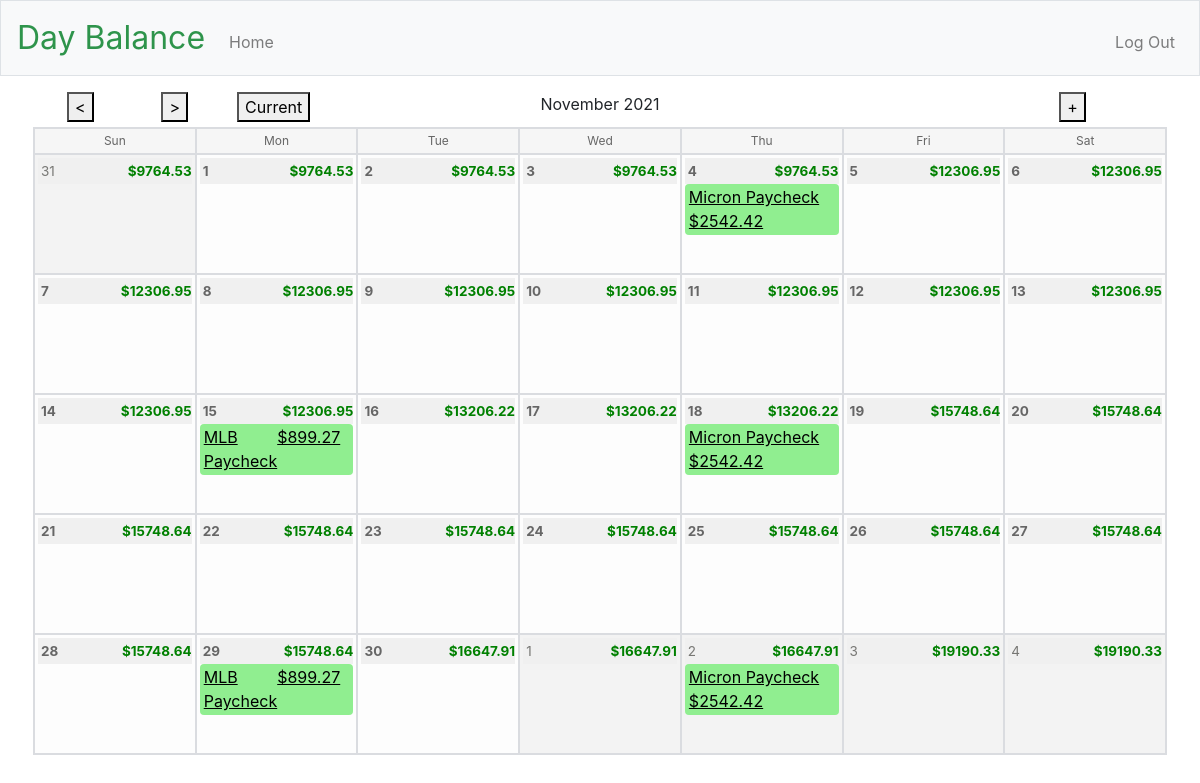
/2021/11 (signed in), run on the app's committed database.
### app/models.py (models this page shows, shortened)
class Transaction(app.db.Model):
    id = app.db.Column(app.db.Integer, primary_key=True)
    title = app.db.Column(app.db.String(40), nullable=False)
    date = app.db.Column(app.db.Date, nullable=False)
    amount = app.db.Column(app.db.Integer, nullable=False)
    description = app.db.Column(app.db.String(200))
    income = app.db.Column(app.db.Boolean)
    is_recurring = app.db.Column(app.db.Boolean)
    freq = app.db.Column(app.db.String(8))  # DAILY, WEEKLY, MONTHLY, YEARLY
    interval = app.db.Column(app.db.Integer)
    mon = app.db.Column(app.db.Boolean)
    tue = app.db.Column(app.db.Boolean)
    wed = app.db.Column(app.db.Boolean)
    thu = app.db.Column(app.db.Boolean)
    fri = app.db.Column(app.db.Boolean)
    sat = app.db.Column(app.db.Boolean)
    sun = app.db.Column(app.db.Boolean)
    count = app.db.Column(app.db.Integer)  # number of occurrences
    until = app.db.Column(app.db.Date)     # recurrence end date
    rrule_string = app.db.Column(app.db.String(100))
    transaction_exceptions = app.db.relationship(
        'TransactionException',
        backref='transaction',
        lazy='dynamic',
    )
    user_id = app.db.Column(
        app.db.Integer,
        app.db.ForeignKey('user.id'),
        nullable=False,
    )
    day_names = ['MO', 'TU', 'WE', 'TH', 'FR', 'SA', 'SU']
    day_variables = [mon, tue, wed, thu, fri, sat, sun]
    freq_values = {
        'DAILY': rrule.DAILY,
        'WEEKLY': rrule.WEEKLY,
        'MONTHLY': rrule.MONTHLY,
        'YEARLY': rrule.YEARLY,
    }
    def return_transactions_between(self, before, after):
        before_datetime = datetime.datetime.combine(
            before, datetime.datetime.min.time())
        after_datetime = datetime.datetime.combine(
            after, datetime.datetime.min.time())
        recurring_set = rrule.rruleset()
        recurring_set.rrule(rrule.rrulestr(self.rrule_string))
        recurring_dates = recurring_set.between(
            before=before_datetime,
            after=after_datetime,
            inc=True,
        )
        recurring_transactions = []
        for date in recurring_dates:
            transaction = Transaction(
                id=self.id,
                user_id=self.user_id,
                title=self.title,
                date=date.date(),
                amount=self.amount,
                income=self.income,
            )
            recurring_transactions.append(transaction)
        return recurring_transactions

### app/main/routes.py (the view)
@bp.route("/", methods=["GET"])
@bp.route("/<int:year>/<int:month>", methods=["GET", "POST"])
@login_required
def index(year=0, month=0):
    todays_date = datetime.date(datetime.now())
    if year == 0 or month == 0:
        year = todays_date.year
        month = todays_date.month
    month_name = current_user.month_name(month)
    weekday_headers = current_user.weekday_headers()
    start_balance = current_user.month_starting_balance(year, month)
    month_days = current_user.month_days(year, month)
    month_transactions = current_user.month_transactions(year, month)
    return render_template(
        "index.html",
        todays_date=todays_date,
        current_month=month,
        current_year=year,
        current_months_name=month_name,
        weekday_headers=weekday_headers,
        month_days=month_days,
        balance=start_balance,
        transactions=month_transactions,
    )

### app/models.py (called while the page is built)
@app.login.user_loader
def load_user(id):
    return User.query.get(int(id))

    def weekday_headers(self):
        weekday_headers = []
        for weekday in app.balance_calendar.iterweekdays():
            weekday_headers.append(calendar.day_abbr[weekday])
        return weekday_headers

    def month_name(self, month):
        return calendar.month_name[month]

    def month_days(self, year, month):
        return app.balance_calendar.itermonthdates(year, month)

    def return_transactions_between(self, before, after):
        transactions = Transaction.query.filter(
            Transaction.user_id == self.id,
            Transaction.is_recurring == False,
            Transaction.date >= after,
            Transaction.date < before,
        ).all()
        recurring_transactions = Transaction.query.filter(
            Transaction.user_id == self.id,
            Transaction.is_recurring == True,
        )
        for recurring_transaction in recurring_transactions:
            recurring_dates = (
                recurring_transaction.return_transactions_between(
                    before=before, after=after))
            transactions.extend(recurring_dates)
        return transactions

    def month_starting_balance(self, year, month):
        month_start_day = list(
            app.balance_calendar.itermonthdates(year, month))[0]
        month_start_balance = 0
        prev_transactions = self.return_transactions_between(
            after=self.start_date,
            before=month_start_day,
        )
        for transaction in prev_transactions:
            if transaction.income is False:
                month_start_balance = month_start_balance - transaction.amount
            else:
                month_start_balance = month_start_balance + transaction.amount
        return (month_start_balance / 100)

    def month_transactions(self, year, month):
        month_start_day = list(
            app.balance_calendar.itermonthdates(year, month))[0]
        month_end_day = list(
            app.balance_calendar.itermonthdates(year, month))[-1]
        month_transactions = self.return_transactions_between(
            after=month_start_day,
            before=month_end_day,
        )
        return month_transactions

### app/templates/index.html (shortened to what this page needs)
{% extends "layout.html" %}
{% block main %}
    {% set ns = namespace(curr_balance=balance) %}
    <div class="row justify-content-center title-row">
        {% if current_month == 1 %}
            <form class="col-1 order-1 btn-left ml-0" action="/{{ current_year-1 }}/12" method="post">
                <button name="forwardBtn" title="Previous Month" type="submit">&lt;</button>
            </form>
        {% else %}
            <form class="col-1 order-1 btn-left ml-0" action="/{{ current_year }}/{{ current_month-1 }}" method="post">
                <button name="forwardBtn" title="Previous Month" type="submit">&lt;</button>
            </form>
        {% endif %}
        {% if current_month == 12 %}
            <form class="col-1 order-2 btn-left ml-0" action="/{{ current_year+1 }}/1" method="post">
                <button name="backBtn" title="Next Month" type="submit">&gt;</button>
            </form>
        {% else %}
            <form class="col-1 order-2 btn-left ml-0" action="/{{ current_year }}/{{ current_month+1 }}" method="post">
                <button name="backBtn" title="Next Month" type="submit">&gt;</button>
            </form>
        {% endif %}
        {% if todays_date.month != current_month or todays_date.year != current_year %}
            <form class="col-1 order-3 btn-left ml-0" action="/" method="get">
                <button name="currentBtn" title="Current Month" type="submit">Current</button>
            </form>
            <div class="col-1 order-5 btn-right mr-0"></div>
        {% endif %}
        <div class="col order-4 title-center">
            {{ current_months_name }} {{ current_year }}
        </div>
        <form class="col-2 order-6 btn-right mr-0" action="/add" method="get">
            <button name="addBtn" title="Add Transaction" type="submit">+</button>
        </form>
    </div>
   <ul class="row justify-content-center calendar-header">
        {% for weekday_header in weekday_headers %}
            <li class="col weekday-header">{{ weekday_header }}</li>
        {% endfor %}
    </ul>
    <ul class="row justify-content-center calendar" id="calendar">
        {% for day in month_days %}
            <li
                {% if day.month != current_month %}
                    class="col day day-othermonth"
                {% else %}
                    class="col day"
                {% endif %}
                data-year="{{ day.year }}"
                data-month="{{ day.month }}"
                data-day="{{ day.day }}">
                <div class="row no-gutters day-header">
                    {% if day.day == todays_date.day and day.month == todays_date.month and day.year == todays_date.year %}
                        <span class="daynumber daynumber-current">
                    {% elif day.month != current_month %}
                        <span class="daynumber daynumber-othermonth">
                    {% else %}
                        <span class="daynumber">
                    {% endif %}
                    {{ day.day }}</span>
                    {% if ns.curr_balance < 0 %}
                        <span class="col daybalance daybalance-negative">
                    {% else %}
                        <span class="col daybalance">
                    {% endif %}
                    {{ "$%.2f"|format(ns.curr_balance) }}</span>
                </div>
                <div class="transactions">
                    {% for transaction in transactions %}
                        {% if transaction.date.month == day.month and transaction.date.day == day.day and transaction.date.year == day.year %}
                        {% set transaction_amount = transaction.amount/100 %}
                        {% set date_format = transaction.date.strftime('%Y%m%d') %}
                            <div
                                {% if transaction.income != True %}
                                    class="row no-gutters transaction transaction-red"
                                {% else %}
                                    class="row no-gutters transaction transaction-green"
                                {% endif %}>
                                <div class="col">
                                <a href="{{ url_for('main.edit_transaction', transaction_id = transaction.id, date_format = date_format) }}">
                                    {{ transaction.title }}
                                </a>
                                </div>
                                <div class="col">
                                <a href="{{ url_for('main.edit_transaction', transaction_id = transaction.id, date_format = date_format) }}">
                                    {{ "$%.2f"|format(transaction_amount) }}
                                </a>
                                </div>
                            </div>
                            {% set ns.curr_balance = (ns.curr_balance + transaction_amount) if transaction.income == True else (ns.curr_balance - transaction_amount) %}
                        {% endif %}
                    {% endfor %}
                </div>
            </li>
        {% endfor %}
    </ul>
{% endblock %}

### app/static/styles.css (style rules this page uses)
.calendar-header { min-width: 400px; padding-left: 0; padding: 0; margin-top: 5px; margin-bottom: 0; border-left: #DADCE0 2px solid; }
.weekday-header { list-style: none; font-size: 12px; text-align: center; background-color: #F6F6F6; color: #666; padding: 3px; margin: 0; overflow: auto; border-top: #DADCE0 2px solid; border-right: #DADCE0 2px solid; border-bottom: 0px; }
.calendar { min-width: 400px; padding-left: 0; border-bottom: #DADCE0 2px solid; border-left: #DADCE0 2px solid; }
.day-header { background-color: #F0F0F0; }
.day { list-style: none; text-align: left; min-height: 120px; background-color: #FDFDFD; padding: 3px; margin: 0; overflow: auto; border-top: #DADCE0 2px solid; border-right: #DADCE0 2px solid; border-bottom: 0px; }
.day-othermonth { background-color: #F3F3F3; cursor: auto; }
.daybalance { font-size: 13.5px; font-weight: 700; color: green; padding: 3px; text-align: right; }
.daynumber { font-size: 13.5px; font-weight: 700; color: #666; padding: 3px; }
.daynumber-othermonth { font-weight: 400; color: #777774; }
.transaction { margin-bottom: 1px; padding: 1px 4px 2px 4px; border-radius: 4px; text-underline-position: below; }
.transactions a:link { color: black; background-color: transparent; text-decoration: underline; }
.transaction-green { background-color: #90ee90; }

### data on the page
Transaction: transaction_amount "$2542.42"
Transaction: transaction_amount "$899.27"
Transaction: transaction_amount "$899.27"

### other printed values
{{ current_months_name }} "November"
{{ current_year }} "2021"
{{ weekday_header }} "Sun" "Mon" "Tue" "Wed" "Thu" "Fri" "Sat"
{{ day.day }} "31" "1" "2" "3" "4" "5" "6" "7" "8" "9" "10" "11" "12" "13" "14" "15" "16" "17" "18" "19" "20" "21" "22" "23" "24" "25" "26" "27" "28" "29" "30" "1" "2" "3" "4"
{{ "$%.2f"|format(ns.curr_balance) }} "$9764.53" "$9764.53" "$9764.53" "$9764.53" "$9764.53" "$12306.95" "$12306.95" "$12306.95" "$12306.95" "$12306.95" "$12306.95" "$12306.95" "$12306.95" "$12306.95" "$12306.95" "$12306.95" "$13206.22" "$13206.22" "$13206.22" "$15748.64" "$15748.64" "$15748.64" "$15748.64" "$15748.64" "$15748.64" "$15748.64" "$15748.64" "$15748.64" "$15748.64" "$15748.64" "$16647.91" "$16647.91" "$16647.91" "$19190.33" "$19190.33"
